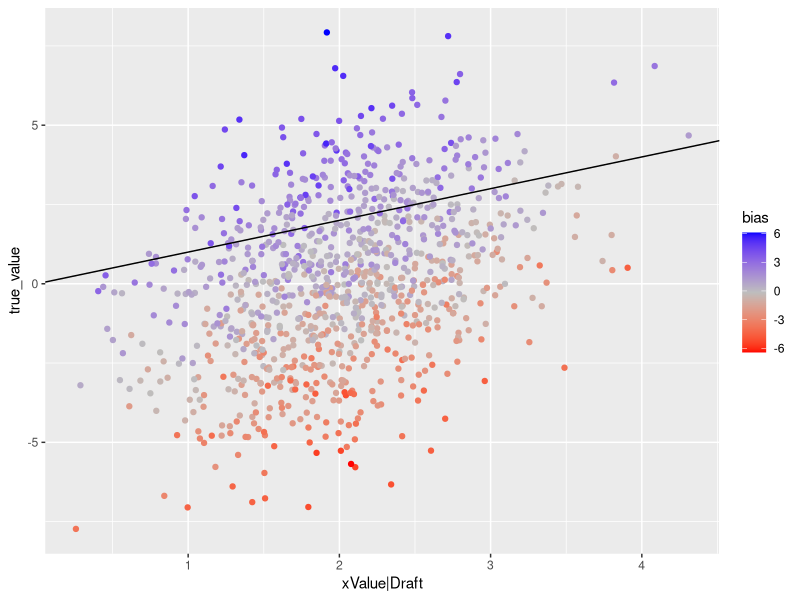
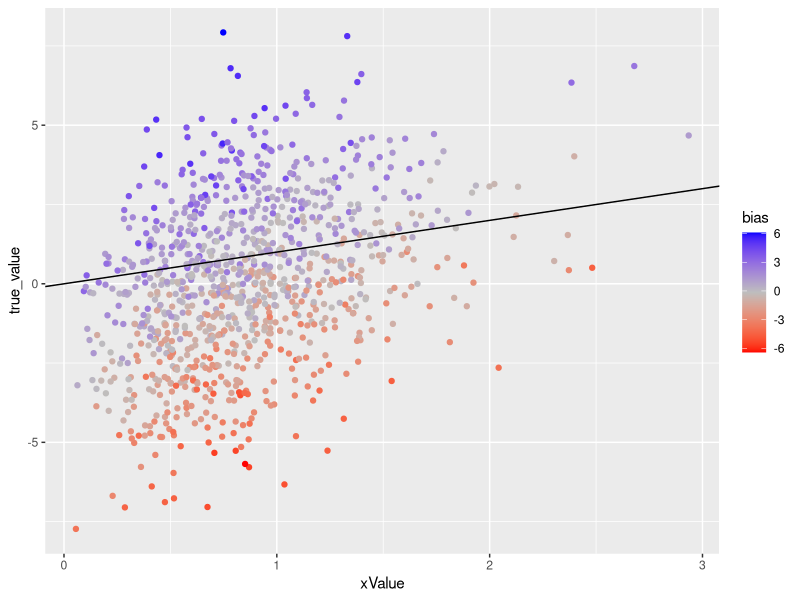

Write R code to recreate these figures, in order.
library(tidyverse);library(modelr);library(ggplot2)

prospects <- data.frame(
  name = paste0("Player",1:1000),
  skill = rnorm(1000,0,1),
  bias = rnorm(1000,0,2),
  randomness = runif(1000,-2,2)
) %>%
  mutate(makes_nhl = ifelse(2*bias + skill>1,1,0),
         true_value = skill + bias + randomness)


draft_mod <- glm(makes_nhl ~ skill, 
                 data=prospects, 
                 family="binomial")

value_mod <- glm(true_value ~ skill, 
                 data=prospects %>% 
                   filter(makes_nhl==1))

results <- prospects %>%
  add_predictions(draft_mod,"xDraft",type="response") %>%
  add_predictions(value_mod,"xValue|Draft") %>%
  mutate(xValue = xDraft*`xValue|Draft`,
         error_cond = true_value - `xValue|Draft`,
         error_total = true_value - xValue)

ggplot(results,aes(x=`xValue|Draft`,y=true_value,
                   color = bias)) +
  geom_point() +
  scale_color_gradientn(colours = c("red","grey","blue")) +
  geom_abline(slope = 1,intercept = 0)

ggplot(results,aes(x=xValue,y=true_value,
                   color = bias)) +
  geom_point()+
  scale_color_gradientn(colours = c("red","grey","blue")) +
  geom_abline(slope = 1,intercept = 0)
